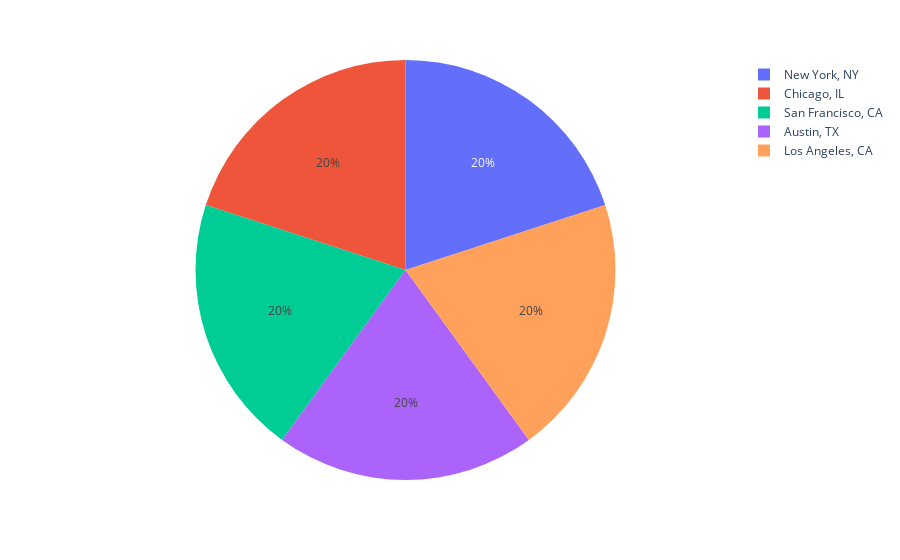

Notebook cell for this chart:
### Code cell
px.pie(q4,names="location")

### Figure 1 — Plotly figure (JSON) as saved in the notebook; plotly's stock layout.template omitted (floating-point values rounded to 4 significant figures)
{"data": [{"domain": {"x": [0, 1], "y": [0, 1]}, "hovertemplate": "location=%{label}<extra></extra>", "labels": ["New York, NY", "Chicago, IL", "San Francisco, CA", "Austin, TX", "Los Angeles, CA"], "legendgroup": "", "name": "", "showlegend": true, "type": "pie"}], "layout": {"legend": {"tracegroupgap": 0}, "margin": {"t": 60}}}
